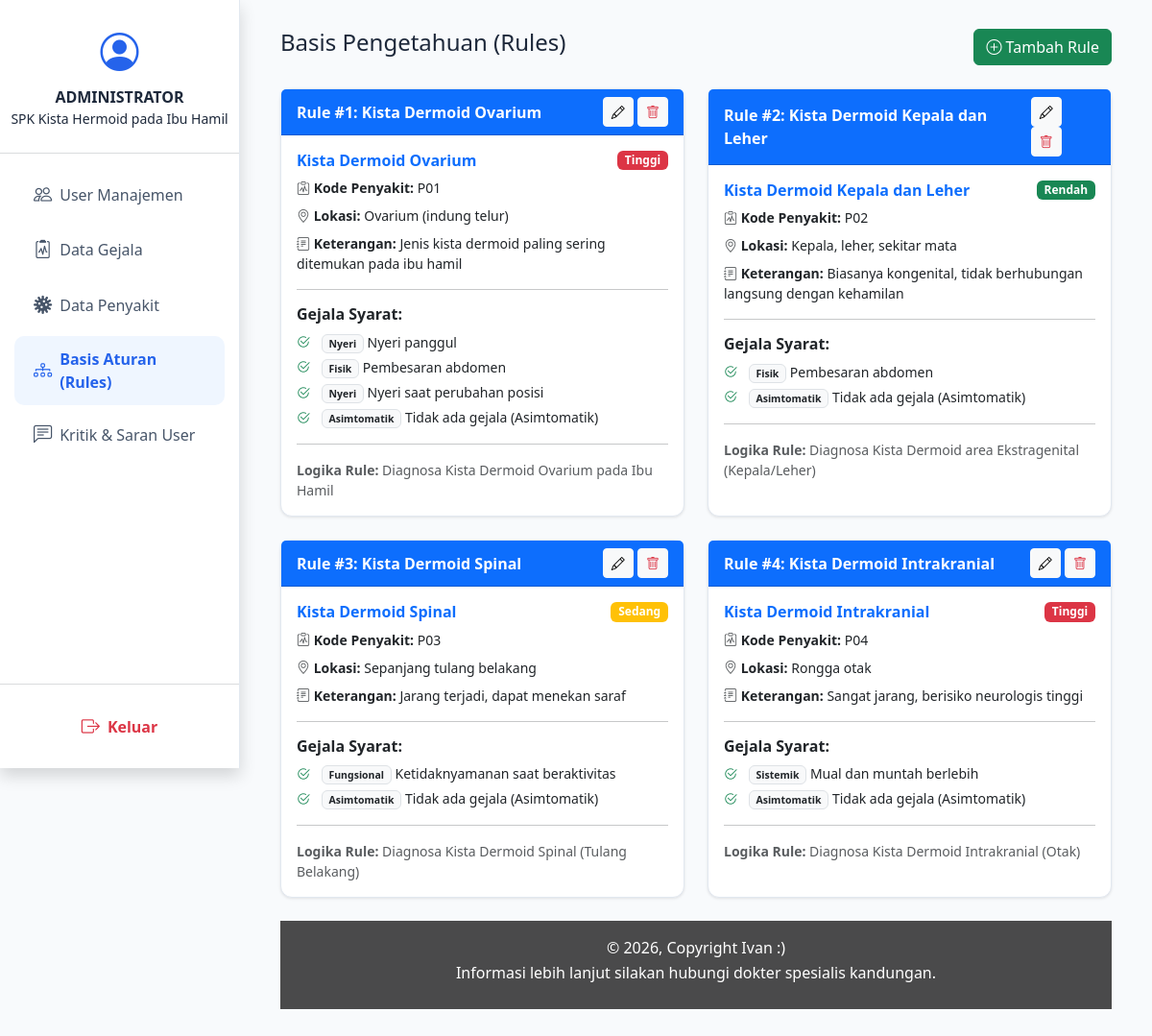
The app's page /data_rules.php (signed in) with its own data.
### tables this page shows
CREATE TABLE `rules` (
  `id_rule` int(11) NOT NULL,
  `kode_penyakit` varchar(5) DEFAULT NULL,
  `keterangan` text DEFAULT NULL
);

CREATE TABLE `penyakit` (
  `kode_penyakit` varchar(5) NOT NULL,
  `nama_penyakit` varchar(255) NOT NULL,
  `lokasi` varchar(100) DEFAULT NULL,
  `deskripsi` text DEFAULT NULL,
  `tingkat_risiko` enum('Rendah','Sedang','Tinggi') NOT NULL,
  `solusi` text DEFAULT NULL,
  `keterangan` text DEFAULT NULL
);

CREATE TABLE `rule_detail` (
  `id_rule_detail` int(11) NOT NULL,
  `id_rule` int(11) DEFAULT NULL,
  `kode_gejala` varchar(5) DEFAULT NULL
);

CREATE TABLE `gejala` (
  `kode_gejala` varchar(5) NOT NULL,
  `nama_gejala` varchar(255) NOT NULL,
  `kategori` varchar(50) DEFAULT NULL,
  `keterangan` text DEFAULT NULL
);

### data_rules.php (the view, shortened to what this page needs)
<?php
include "../config/database.php";
include "layout/header.php";
$query = mysqli_query($conn, "
    SELECT r.*,
           p.kode_penyakit,
           p.nama_penyakit,
           p.lokasi,
           p.deskripsi,
           p.tingkat_risiko,
           p.solusi,
           p.keterangan as keterangan_penyakit
    FROM rules r
    JOIN penyakit p ON r.kode_penyakit = p.kode_penyakit
    ORDER BY r.id_rule ASC
");
?>
<div class="d-flex justify-content-between mb-4">
    <h4>Basis Pengetahuan (Rules)</h4>
    <a href="tambah_rule.php" class="btn btn-success"><i class="bi bi-plus-circle"></i> Tambah Rule</a>
</div>
<div class="row">
    <?php while($r = mysqli_fetch_assoc($query)): ?>
    <div class="col-md-6 mb-4">
        <div class="card shadow-sm h-100 border-0">
            <div class="card-header bg-primary text-white d-flex justify-content-between align-items-center">
                <span class="fw-bold">Rule #<?= $r['id_rule'] ?>: <?= $r['nama_penyakit'] ?></span>
                <div>
                    <a href="edit_rule.php?id=<?= $r['id_rule'] ?>" class="btn btn-light btn-sm"><i class="bi bi-pencil"></i></a>
                    <a href="hapus_rule.php?id=<?= $r['id_rule'] ?>" class="btn btn-light btn-sm text-danger" onclick="return confirm('Hapus rule?')"><i class="bi bi-trash"></i></a>
                </div>
            </div>
            <div class="card-body">
                <div class="mb-3">
                    <div class="d-flex justify-content-between align-items-center mb-2">
                        <h6 class="mb-0 fw-bold text-primary"><?= $r['nama_penyakit'] ?></h6>
                        <span class="badge bg-<?= $r['tingkat_risiko'] == 'Tinggi' ? 'danger' : ($r['tingkat_risiko'] == 'Sedang' ? 'warning' : 'success') ?>">
                            <?= $r['tingkat_risiko'] ?>
                        </span>
                    </div>
                    <div class="small mb-2">
                        <i class="bi bi-clipboard-pulse text-muted"></i>
                        <strong>Kode Penyakit:</strong> <?= $r['kode_penyakit'] ?>
                    </div>
                    <?php if(!empty($r['lokasi'])): ?>
                    <div class="small mb-2">
                        <i class="bi bi-geo-alt text-muted"></i>
                        <strong>Lokasi:</strong> <?= $r['lokasi'] ?>
                    </div>
                    <?php endif; ?>
                    <?php if(!empty($r['keterangan_penyakit'])): ?>
                    <div class="small mb-2">
                        <i class="bi bi-journal-text text-muted"></i>
                        <strong>Keterangan:</strong> <?= $r['keterangan_penyakit'] ?>
                    </div>
                    <?php endif; ?>
                </div>
                <hr>
                <h6 class="fw-bold">Gejala Syarat:</h6>
                <ul class="list-unstyled small">
                    <?php
                    $id_rule = $r['id_rule'];
                    $details = mysqli_query($conn, "
                        SELECT rd.*, g.nama_gejala, g.kategori
                        FROM rule_detail rd
                        JOIN gejala g ON rd.kode_gejala = g.kode_gejala
                        WHERE rd.id_rule = $id_rule
                    ");
                    while($d = mysqli_fetch_assoc($details)): ?>
                        <li class='mb-1'>
                            <i class='bi bi-check2-circle text-success me-2'></i>
                            <span class="badge bg-light text-dark border mr-1"><?= $d['kategori'] ?></span>
                            <?= $d['nama_gejala'] ?>
                        </li>
                    <?php endwhile; ?>
                </ul>
                <hr>
                <div class="small text-muted">
                    <strong>Logika Rule:</strong> <?= $r['keterangan'] ?>
                </div>
            </div>
        </div>
    </div>
    <?php endwhile; ?>
</div>
<?php include "layout/footer.php"; ?>

### admin.css (style rules this page uses)
:root { --primary-color: #2563eb; --sidebar-bg: #ffffff; --sidebar-text: #475569; --active-bg: #eff6ff; --body-bg: #f8fafc; --border-color: #e2e8f0; --shadow-sm: 0 1px 3px rgba(0, 0, 0, 0.1); }
body { background-color: var(--body-bg); font-family: 'Segoe UI', Tahoma, Geneva, Verdana, sans-serif; color: #1e293b; }
.card { border: 1px solid var(--border-color) !important; border-radius: 12px !important; box-shadow: var(--shadow-sm) !important; }

### records on screen
rules: id_rule "1", kode_penyakit.nama_penyakit "Kista Dermoid Ovarium", kode_penyakit.tingkat_risiko "Tinggi", kode_penyakit.kode_penyakit "P01", kode_penyakit.lokasi "Ovarium (indung telur)", kode_penyakit.keterangan "Jenis kista dermoid paling sering ditemukan pada ibu hamil", keterangan "Diagnosa Kista Dermoid Ovarium pada Ibu Hamil"
rule_detail: kode_gejala.kategori "Nyeri", kode_gejala.nama_gejala "Nyeri panggul"
rule_detail: kode_gejala.kategori "Fisik", kode_gejala.nama_gejala "Pembesaran abdomen"
rule_detail: kode_gejala.kategori "Nyeri", kode_gejala.nama_gejala "Nyeri saat perubahan posisi"
rule_detail: kode_gejala.kategori "Asimtomatik", kode_gejala.nama_gejala "Tidak ada gejala (Asimtomatik)"
rules: id_rule "2", kode_penyakit.nama_penyakit "Kista Dermoid Kepala dan Leher", kode_penyakit.tingkat_risiko "Rendah", kode_penyakit.kode_penyakit "P02", kode_penyakit.lokasi "Kepala, leher, sekitar mata", kode_penyakit.keterangan "Biasanya kongenital, tidak berhubungan langsung dengan kehamilan", keterangan "Diagnosa Kista Dermoid area Ekstragenital (Kepala/Leher)"
rule_detail: kode_gejala.kategori "Fisik", kode_gejala.nama_gejala "Pembesaran abdomen"
rule_detail: kode_gejala.kategori "Asimtomatik", kode_gejala.nama_gejala "Tidak ada gejala (Asimtomatik)"
rules: id_rule "3", kode_penyakit.nama_penyakit "Kista Dermoid Spinal", kode_penyakit.tingkat_risiko "Sedang", kode_penyakit.kode_penyakit "P03", kode_penyakit.lokasi "Sepanjang tulang belakang", kode_penyakit.keterangan "Jarang terjadi, dapat menekan saraf", keterangan "Diagnosa Kista Dermoid Spinal (Tulang Belakang)"
rule_detail: kode_gejala.kategori "Fungsional", kode_gejala.nama_gejala "Ketidaknyamanan saat beraktivitas"
rule_detail: kode_gejala.kategori "Asimtomatik", kode_gejala.nama_gejala "Tidak ada gejala (Asimtomatik)"
rules: id_rule "4", kode_penyakit.nama_penyakit "Kista Dermoid Intrakranial", kode_penyakit.tingkat_risiko "Tinggi", kode_penyakit.kode_penyakit "P04", kode_penyakit.lokasi "Rongga otak", kode_penyakit.keterangan "Sangat jarang, berisiko neurologis tinggi", keterangan "Diagnosa Kista Dermoid Intrakranial (Otak)"
rule_detail: kode_gejala.kategori "Sistemik", kode_gejala.nama_gejala "Mual dan muntah berlebih"
rule_detail: kode_gejala.kategori "Asimtomatik", kode_gejala.nama_gejala "Tidak ada gejala (Asimtomatik)"
